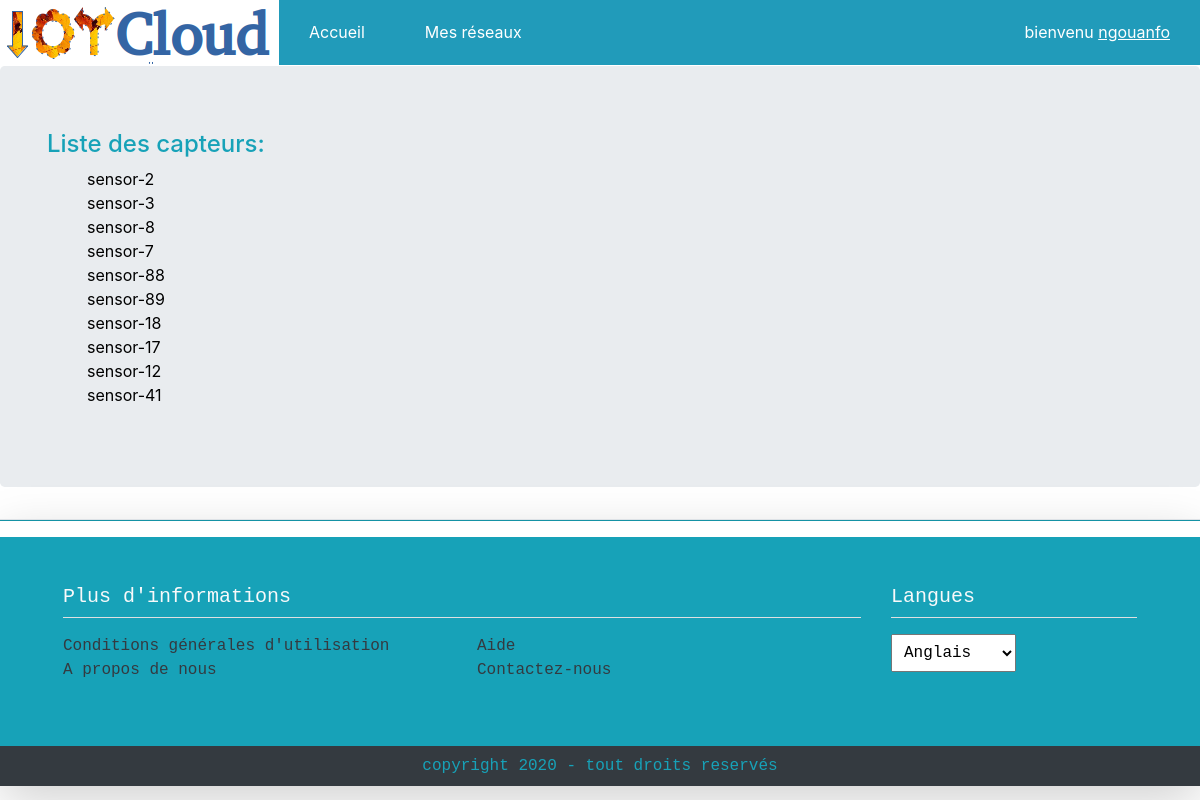
The app's page /iotCloud/network/1 (signed in) with its own data.
### iotCloud/models.py (models this page shows, shortened)
class Capteur(models.Model):
    reseau = models.ForeignKey(Reseau, on_delete = models.CASCADE)
    nom_capteur = models.CharField(max_length = 30, unique=True)
    adresse_capteur = models.CharField(max_length = 30,  unique=True)
    description_capteur = models.TextField(max_length = 150)

### iotCloud/views.py (the view)
# urls.py: path('network/<int:reseau_id>', views.sensor_list, name='sensor_list'),
def sensor_list(request, reseau_id):
    sensors = Capteur.objects.filter(reseau_id=reseau_id)
    return render(request, 'iotCloud/list.html', {'sensors':sensors})

### iotCloud/templates/iotCloud/list.html (shortened to what this page needs)
{% extends "iotCloud/accueil.html" %}
    {% block page_title %}
        Liste des capteurs:
    {% endblock %}
  {% block capteur %}
    <ul>
        {% for s in sensors %}
        <li>
            <a href="{% url 'select_sensor_data' s.id %}">{{ s.nom_capteur  }}</a>
        </li>
        {% empty %}
          <h4>Ce réseau n'a aucun capteur pour le moment...</h4>
        {% endfor %}
    </ul>
  {% endblock capteur %}

### iotCloud/templates/iotCloud/accueil.html (shortened to what this page needs)
{% load static %}
<DOCTYPE html>
<html lang="en">
<head>
    <link rel="stylesheet" href="https://maxcdn.bootstrapcdn.com/bootstrap/4.5.0/css/bootstrap.min.css">
    <link rel="stylesheet" href="{% static 'iotCloud/accueil.css' %}">
</head>
<body>
	<nav>
		<ul>
        <li><img src="{% static 'iotCloud/logo.png' %}" alt="logo"></li>
			<li class="menu">
                <a href="{% url 'accueil' %}">
                     Accueil
                </a>
			</li>
			<li class="menu">
                <a href="{% url 'reseau_list' %}">
                     Mes réseaux
                </a>
			</li>
            <li class="menu-con">
                {% if user.is_authenticated %}
                    <a href="#">
                        bienvenu <u>{{ user.username }}</u>
                        </a>
                {% endif %}
            </li>
		</ul>
    </nav>
    <div class="jumbotron">
        <div class="container">
            <div class="text-info">
                <h4>
                    {% block page_title %}
                    {% endblock %}
                </h4>
            </div>
            {% block capteur %}
            {% endblock capteur %}
        </div>
    </div>
    {% include './footer.html' %}
    <link rel="stylesheet" href="https://stackpath.bootstrapcdn.com/bootstrap/4.1.0/css/bootstrap.min.css">
</body>
</html>

### iotCloud/static/iotCloud/accueil.css (style rules this page uses)
body { font-family: monospace, calibri, serif; margin:0px; padding:0px; }
nav > ul { margin: 0px; padding: 0px; }
nav > ul > li { float: left; position:relative; padding: 0 ; }
nav li { list-style-type: none; }
nav { width: 100%; background-color: #1d9ab9fa; }
nav > ul::after { content: ""; display: block; clear: both; }
nav a { display: inline-block; text-decoration: none; }
nav > ul > li > a { padding:20px 30px; color:#FFF; }
nav { margin-bottom: 1px; }
.menu-con { color: black; float: right; }
div ul li a { color:rgb(0, 0, 0); }
li { list-style-type: none; }

### records on screen
Capteur: nom_capteur "sensor-2"
Capteur: nom_capteur "sensor-3"
Capteur: nom_capteur "sensor-8"
Capteur: nom_capteur "sensor-7"
Capteur: nom_capteur "sensor-88"
Capteur: nom_capteur "sensor-89"
Capteur: nom_capteur "sensor-18"
Capteur: nom_capteur "sensor-17"
Capteur: nom_capteur "sensor-12"
Capteur: nom_capteur "sensor-41"

### other values on screen
{{ user.username }} "ngouanfo"
